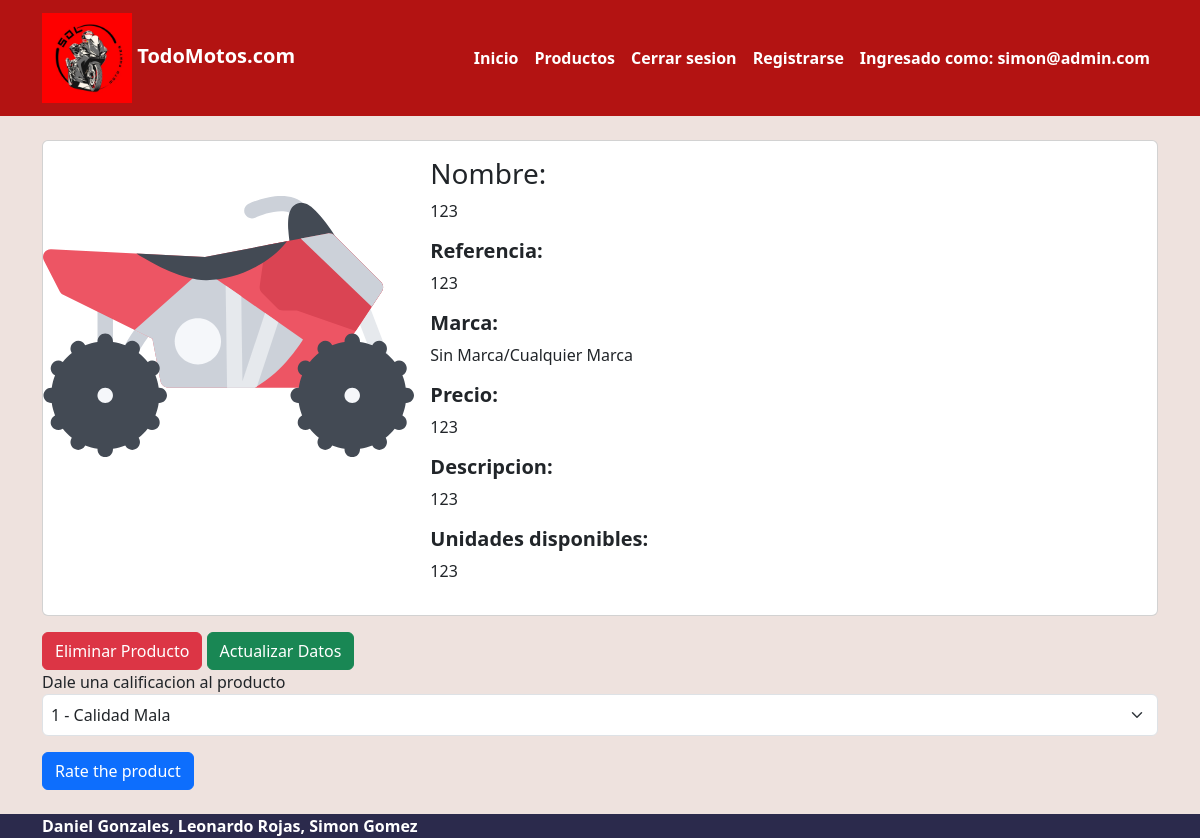
The page /product/1 (signed in) on the database its author committed.
### account/models.py (models this page shows, shortened)
class CustomerUser(AbstractUser):
    username = None
    email = models.EmailField( unique=True)
    city = models.CharField(max_length=20)
    address = models.CharField(max_length=100)
    objects = CustomUserManager()
    USERNAME_FIELD = 'email'
    REQUIRED_FIELDS = [
        'address',
        'city',
    ]

### ecommerce/models.py (models this page shows)
class Product(models.Model):
    name = models.CharField(max_length=255)
    brand = models.CharField(max_length=50, null=True)
    description = models.CharField(max_length=300)
    reference = models.CharField(max_length=50)
    price = models.IntegerField()
    stock = models.IntegerField()

### ecommerce/views.py (the view, shortened to what this page needs)
# urls.py: path('product/<str:id>',ProductView.as_view(),name='product'),
class ProductView(View):
    template_name = 'pages/product.html'
    form = RatingForm
    viewData = {}
    viewData['form'] = form
    def get(self, request, id):
        try:
            product_id = int(id)
            if product_id < 1:
                raise ValueError("Product id must be 1 or greater")
            product = get_object_or_404(Product, pk=product_id)
        except:
            return redirect('error')
        self.viewData["product"] = product
        return render(request, self.template_name, self.viewData)

### ecommerce/templates/pages/product.html (shortened to what this page needs)
{% extends 'base.html' %}
{% load static %}
{% block content %}
<div class="card mb-3">
    <div class="row g-0">
        <div class="col-md-4">
            <img src="{% static 'products/icono_moto.svg' %}"
                class="img-fluid rounded-start">
        </div>
        <div class="col-md-8">
            <div class="card-body">
                <h3 class="card-title">Nombre:</h3>
                <p class="fst-normal">{{product.name}}</p>
                <h5 class="fw-bold">Referencia:</h5>
                <p class="fst-normal">{{product.reference}}</p>
                <h5 class="fw-bold">Marca: </h5>
                <p class="fst-normal">{{product.brand}}</p>
                <h5 class="fw-bold">Precio:</h5>
                <p class="fst-normal">{{product.price}}</p>
                <h5 class="fw-bold">Descripcion:</h5>
                <p class="fst-normal">{{product.description}}</p>
                <h5 class="fw-bold">Unidades disponibles:</h5>
                <p class="fst-normal">{{product.stock}}</p>
            </div>
        </div>
    </div>
</div>
<form method="POST">
    {% if user.is_superuser == True%}
    <input type="submit" class="btn btn-danger" value="Eliminar Producto" name="delete" />
    <a class="btn btn-success" href="update/{{product.id}}">Actualizar Datos</a>
    {%endif%}
</form>
<form method="POST">
{% if user.is_authenticated == True%}
<div class="d-flex flex-column bd-highlight mb-3"> Dale una calificacion al producto
<select name="{{ form.rating.name }}"  class="form-select p-2 bd-highlight">
    {% for value, label in form.rating.field.choices %}
        <option value="{{ value }}">{{ label }}</option>
    {% endfor %}
</select>
</div>
<input type="submit" class="btn btn-primary" value="Rate the product" name="rate" />
</form>
{%endif%}
{% endblock %}

### ecommerce/templates/base.html (shortened to what this page needs)
{% load static %}
<!doctype html>
<html lang="en">
    <head>
        <link href="https://cdn.jsdelivr.net/npm/bootstrap@5.3.0-alpha1/dist/css/bootstrap.min.css" rel="stylesheet"
 />
        <link href="{% static 'app.css' %}" rel="stylesheet" />
        </head>
        <body class="d-flex flex-column min-vh-100">
        <nav class="navbar navbar-expand-lg navbar-dark bg-primary">
            <div class="container">
            <a class="navbar-brand" href="{% url 'home' %}">
                <img src="{% static 'logo.png' %}" width="90" height="90" class="">
                TodoMotos.com</a>
            <div class="collapse navbar-collapse" id="navbarNavAltMarkup">
            <div class="navbar-nav ms-auto">
                <a class="nav-link active" href="{% url 'home' %}">Inicio</a>
                <li class="nav-item">
                <a class="nav-link active" href="{% url 'products' %}">Productos</a>
                </li>
                <a class="nav-link active" href="{% url 'logout' %}">Cerrar sesion</a>
                <a class="nav-link active" href="{% url 'register' %}">Registrarse</a>
                {% if user.is_authenticated == True%}
                <a class="nav-link active text-underline-opacity-0">Ingresado como: {{user.email}}</a>
                {%endif%}
            </div>
            </div>
            </div>
            </nav>
            <div class="container my-4">
                {% block content %}
                {% endblock %}
                </div>
            {% block footer %}
            <footer class="mt-auto bg-secondary text-white">
                <div class="container">
                          <a class=" text-reset fw-bold text-decoration-none" target="_blank">
                            Daniel Gonzales, Leonardo Rojas, Simon Gomez
                        </a>
                </div>
            </footer>
            {% endblock %}
</body>
</html>

### ecommerce/static/app.css (style rules this page uses)
body { background: #EEE2DE !important; }
.bg-secondary { background-color: #2B2A4C !important; }
.bg-primary { background-color: #B31312 !important; }
nav { font-weight: 700; }

### rows shown on the page
CustomerUser: email "simon@admin.com"
Product: name "123", reference "123", brand "Sin Marca/Cualquier Marca", price "123", description "123", stock "123"

### other values the page prints
form field rating "1 - Calidad Mala"
